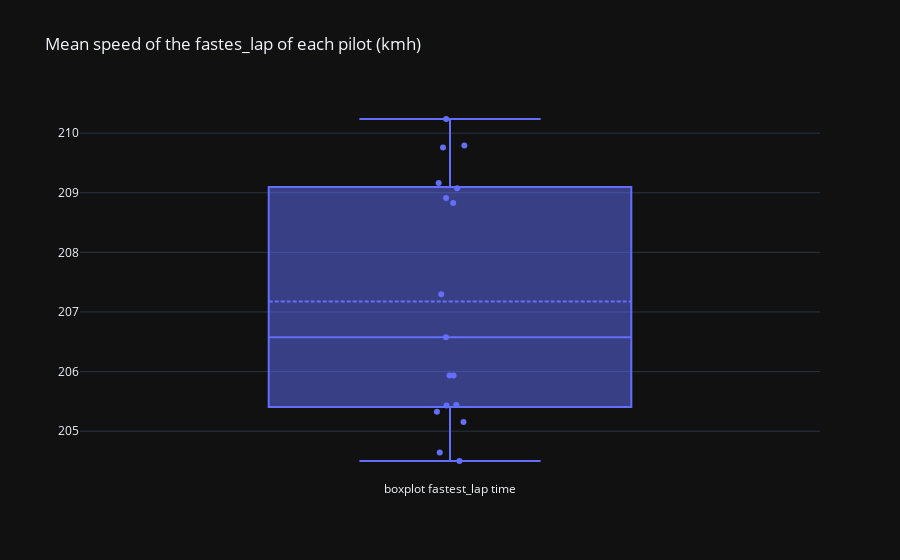

The notebook cell saved with this chart:
### Code cell
fig = go.Figure(layout=go.Layout(title="Mean speed of the fastes_lap of each pilot (kmh)", template="plotly_dark"))
fig.add_trace(go.Box(y=df["avg_speed"], name="boxplot fastest_lap time", boxpoints="all", jitter=0.1, pointpos=0, boxmean=True, text=df["pilot"]))

### Figure 1 — Plotly figure (JSON) as saved in the notebook; plotly's stock layout.template omitted (floating-point values rounded to 4 significant figures)
{"data": [{"boxmean": true, "boxpoints": "all", "jitter": 0.1, "name": "boxplot fastest_lap time", "pointpos": 0, "text": ["ham", "rus", "ver", "per", "lec", "sai", "gas", "tsu", "ric", "nor", "oco", "alo", "vet", "str", "lat", "alb", "bot", "zho", "mag", "sch"], "type": "box", "y": [209.8, 210.2, 209.1, 208.8, 208.9, 209.8, 205.9, 205.4, null, 204.5, 206.6, 209.2, 205.3, 207.3, 205.9, 205.2, 205.4, 204.6, null, null]}], "layout": {"title": {"text": "Mean speed of the fastes_lap of each pilot (kmh)"}}}
